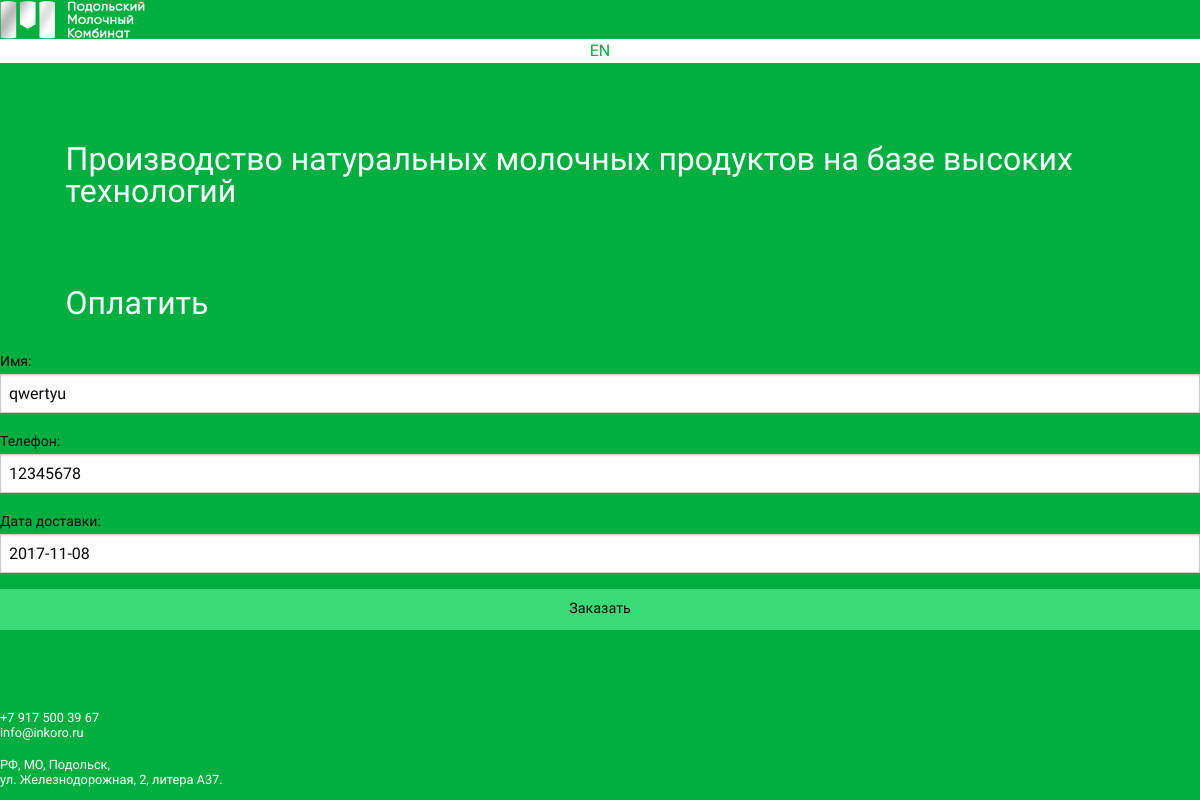
/order/21/, run on the app's committed database.
### main/models.py (models this page shows, shortened)
class Order(models.Model):
	name = models.CharField(max_length=255, verbose_name='Имя', blank=True)
	tel = models.CharField(max_length=50, verbose_name='Телефон', blank=True)
	order = models.TextField(verbose_name='Содержимое заказа', blank=True)
	delivery_date = models.DateField(verbose_name='Дата доставки', blank=True, null=True)
	created_at = models.DateTimeField(auto_now_add=True)
	modified_at = models.DateTimeField(auto_now=True)
	class Meta:
		verbose_name='Заказ'
		verbose_name_plural='Заказы'

### main/views.py (the view)
# urls.py: url(r'^order/(?P<order_id>\d+)/$', order, name="order-view"),
def order(request, order_id=0):
	order = get_object_or_404(Order, pk=order_id)
	order_form = OrderForm(request.POST or None, instance=order)
	if order_form.is_valid():
		order_form.save()
		return HttpResponseRedirect('/')
	return render(request, 'order.html', {"order_form": order_form })

### main/forms.py
class OrderForm(forms.ModelForm):
	class Meta:
		model = Order
		fields = ('name', 'tel', 'delivery_date')

### templates/order.html
{%extends "index.html"%}
{%block content%}
<div class="row">
	<div class="column small-12">
		<p class="lead">Оплатить</p>
	</div>
	<div class="column">
		<form action="" method="POST">{%csrf_token%}
			<div class="row">
			{{order_form.as_p}}
			<div class="row">
				<div class="column small-12 medium-6">
					<input type="submit" value="Заказать" class="button expanded success">
				</div>
			</div>
		</form>
{%endblock%}

### static/css/screen.css (style rules this page uses)
html, body { overflow-x:hidden; }
body { background:#00af40; font-family:'Ubuntu',sans-serif; }
.lead { font-size:2rem; line-height:1; padding-left:4.1rem; margin:80px 0 30px; }
form { margin-bottom:80px; }

### data on the page
Order: name "qwertyu", tel "12345678", delivery_date "2017-11-08"
